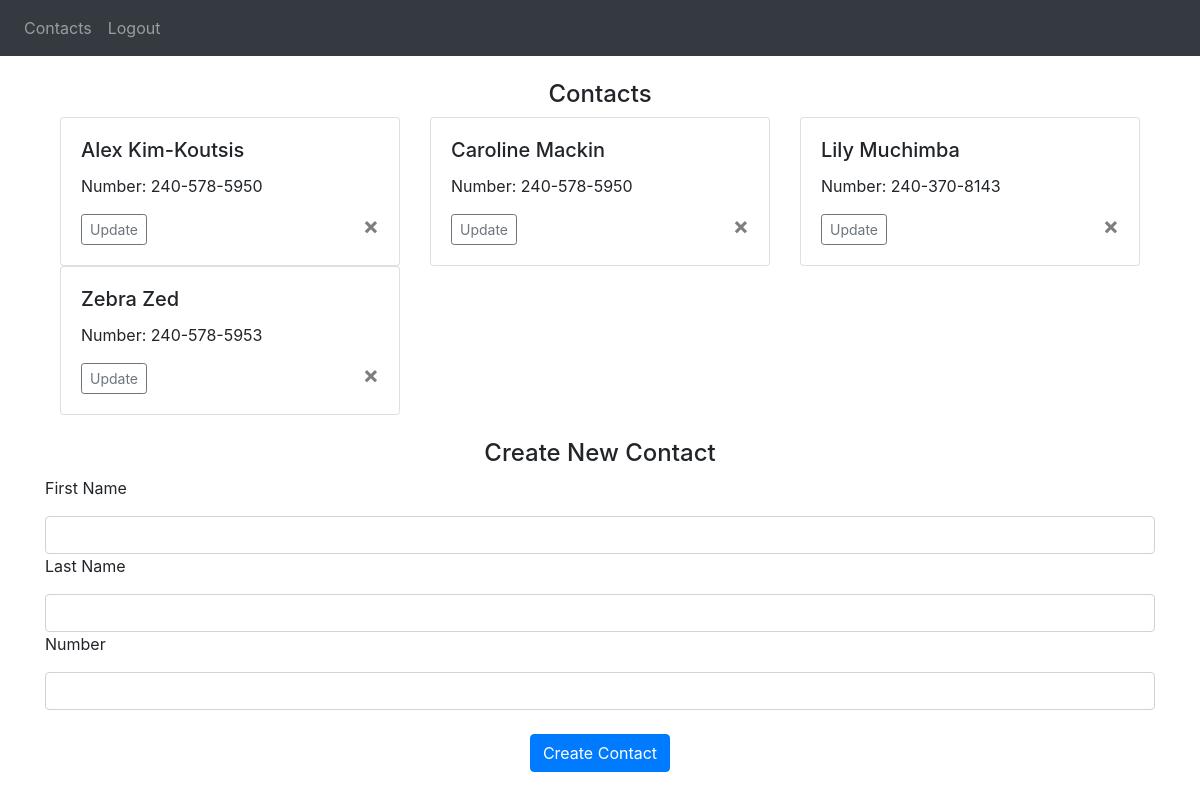
Page / (signed in) on the earlier database version.
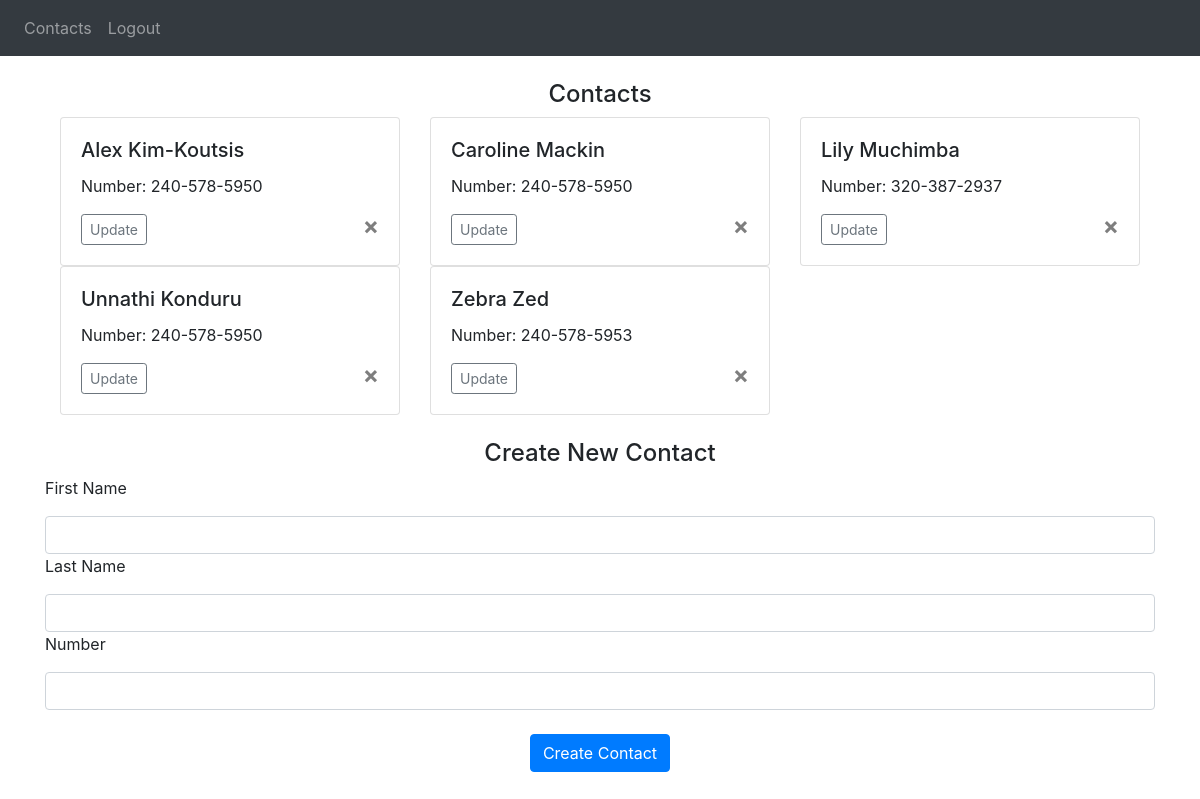
Same page on the later database version.
### Website/models.py (models this page shows)
class Contact(db.Model):
    id = db.Column(db.Integer, primary_key = True)
    first_name = db.Column(db.String(150))
    last_name = db.Column(db.String(150))
    number = db.Column(db.String(150))
    date = db.Column(db.DateTime(timezone = True),default = func.now())
    user_id = db.Column(db.Integer, db.ForeignKey('user.id'))

### Website/views.py (the view, shortened to what this page needs)
@views.route("/",methods=['GET', 'POST'])
@login_required
def contactlist():
    return render_template("contactlist.html", user = current_user)

### Website/__init__.py (called while the page is built)
def create_app():
    app = Flask(__name__)
    app.config['SECRET_KEY'] = 'fhdgwefgifuejukf'
    app.config['SQLALCHEMY_DATABASE_URI'] = f'sqlite:///{DB_NAME}'
    db.init_app(app)
    from .views import views
    from .auth import auth
    app.register_blueprint(views, url_prefix='/')
    app.register_blueprint(auth, url_prefix='/')
    from .models import User, Contact
    create_database(app)
    login_manager = LoginManager()
    login_manager.login_view = 'auth.login'
    login_manager.init_app(app)
    @login_manager.user_loader
    def load_user(id):
        return User.query.get(int(id))
    return app

### Website/templates/contactlist.html (shortened to what this page needs)
{%extends "base.html" %}{% block title %}Contacts{% endblock %}{% block content %}
<br/>
<h4 align="center">Contacts</h4>
<div class="container">
  <div class="row">
    {% for contact in user.contacts|sort(attribute='first_name') %}
    <div class="col-md-4">
      <div class="card">
        <div class="card-body">
          <h5 class="card-title">{{ contact.first_name }} {{ contact.last_name }}</h5>
          <p class="card-text">Number: {{ contact.number }}</p>
          <button type = "button" class="close" onClick ="deleteContact({{ contact.id }})">
            <span aria-hidden="true">&times;</span>
          </button>
          <a href="/update/{{contact.id}}" class="btn btn-outline-secondary btn-sm">Update</a>
        </div>
      </div>
    </div>
    {% endfor %}
  </div>
</div>
<br/>
<h4 align = "center">Create New Contact</h4>
<form method = "POST">
    <p>First Name</p>
    <input name = "first_name" id="first_name" class = "form-control"/>
    <p>Last Name</p>
    <input name = "last_name" id="last_name" class = "form-control"/>
    <p>Number</p>
    <input name = "number" id="number" class = "form-control"/>
    <br/>
    <div align = "center">
        <button type="submit" class = "btn btn-primary">Create Contact</button>
    </div>
</form>
{% endblock %}

### Website/templates/base.html (shortened to what this page needs)
<!DOCTYPE html>
<html>
    <head>
        <link
      rel="stylesheet"
      href="https://stackpath.bootstrapcdn.com/bootstrap/4.4.1/css/bootstrap.min.css"
        />
        <link
      rel="stylesheet"
      href="https://stackpath.bootstrapcdn.com/font-awesome/4.7.0/css/font-awesome.min.css"
        />
    </head>
    <body>
        <nav class="navbar navbar-expand-lg navbar-dark bg-dark">
            <div class="collapse navbar-collapse">
                <div class="navbar-nav">
                    {% if user.is_authenticated %}
                    <a class="nav-item nav-link" id="home" href="/">Contacts</a>
                    <a class="nav-item nav-link" id="logout" href="/logout">Logout</a>
                    {% else %}
                    <a class="nav-item nav-link" id="login" href="/login">Login</a>
                    <a class="nav-item nav-link" id="signUp" href="/signup">Sign Up</a>
                    {% endif %}
                </div>
            </div>
        </nav>
        <div class ="container">
            {% block content %}
            {% endblock %}
        </div>
    </body>
</html>

Differences in the rows shown:
changed Contact "Lily": number "240-370-8143" → "320-387-2937"
added Contact: first_name "Unnathi", last_name "Konduru", number "240-578-5950"
